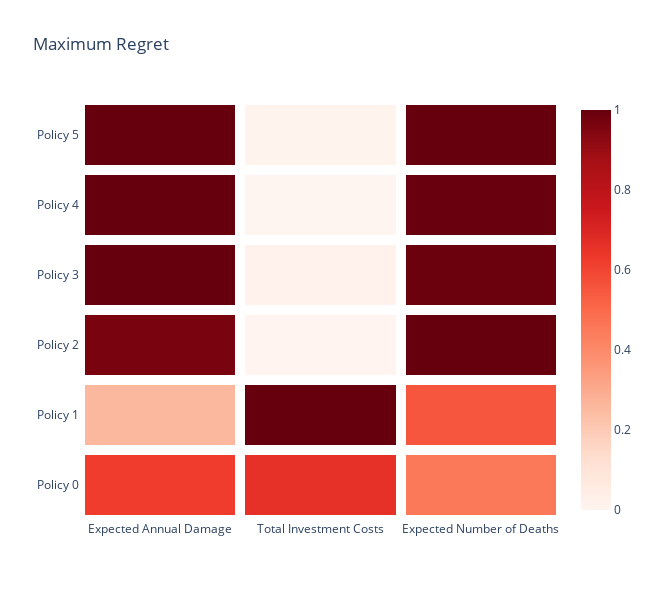

Notebook code for this chart:
### Markdown cell above
Generate a heatmap to show the maximum regret for each policy on each outcome.

### Code cell
import plotly
import plotly.graph_objs as go

heat = go.Heatmap(z=max_regret/max_regret.max(), x=max_regret.columns.tolist(), 
              y=max_regret.reset_index()['Policy'], xgap=10, ygap=10,
              colorscale = plotly.colors.sequential.Reds)

plot_data = [heat]

layout = go.Layout(title = 'Maximum Regret',
                   width=650, height=600,
                   xaxis_showgrid=False,
                   yaxis_showgrid=False,
                   template = "plotly_white", )

fig=go.Figure(data=[heat], layout=layout) 
fig.show()
# fig.write_image(f"graphics/msmordm_pf1_step4_max_regret_heat.png", scale = 3)

### Figure 1 — Plotly figure (JSON) as saved in the notebook; plotly's stock layout.template omitted (floating-point values rounded to 4 significant figures)
{"data": [{"colorscale": [[0, "rgb(255,245,240)"], [0.125, "rgb(254,224,210)"], [0.25, "rgb(252,187,161)"], [0.375, "rgb(252,146,114)"], [0.5, "rgb(251,106,74)"], [0.625, "rgb(239,59,44)"], [0.75, "rgb(203,24,29)"], [0.875, "rgb(165,15,21)"], [1, "rgb(103,0,13)"]], "type": "heatmap", "x": ["Expected Annual Damage", "Total Investment Costs", "Expected Number of Deaths"], "xgap": 10, "y": ["Policy 0", "Policy 1", "Policy 2", "Policy 3", "Policy 4", "Policy 5"], "ygap": 10, "z": [[0.6226, 0.6599, 0.4572], [0.2583, 1, 0.5529], [0.9629, 0.003275, 0.9993], [1, 0.0227, 0.9936], [1.0, 0, 0.9969], [1.0, 0.01222, 1]]}], "layout": {"height": 600, "title": {"text": "Maximum Regret"}, "width": 650, "xaxis": {"showgrid": false}, "yaxis": {"showgrid": false}}}
